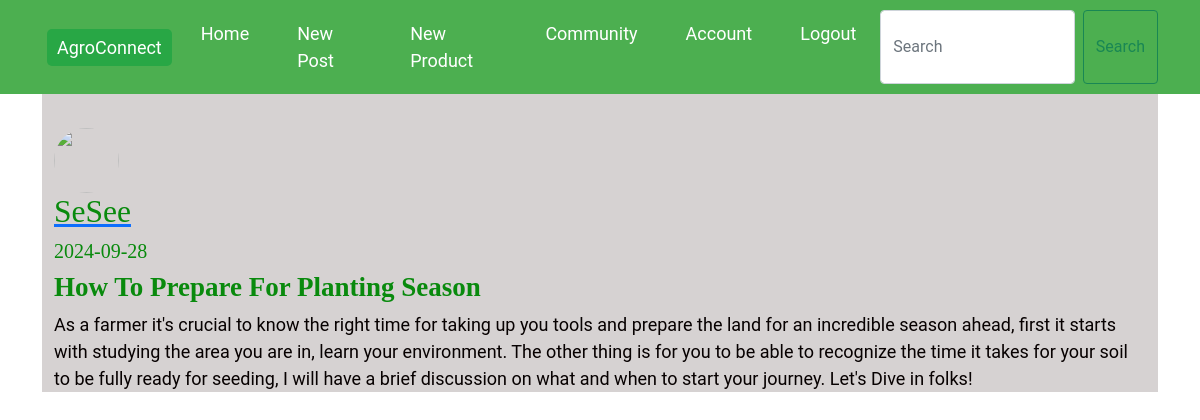
The app's page /community/1 (signed in) with its own data.
### farmblog/models.py (models this page shows, shortened)
class User(db.Model, UserMixin):
    id = db.Column(db.Integer, primary_key=True)
    username = db.Column(db.String(64), unique=True, nullable=False)
    role = db.Column(db.String(10), nullable=False, default="farmer")
    email = db.Column(db.String(120), unique=True, nullable=False)
    image_file = db.Column(db.String(50), nullable=True)
    password = db.Column(db.String(60), nullable=False)
    products = db.relationship('Products', backref='owner', lazy=True)
    posts = db.relationship('Post', backref='author', lazy=True)

class Post(db.Model):
    id = db.Column(db.Integer, primary_key=True)
    title = db.Column(db.String(20), nullable=False)
    date_posted = db.Column(db.DateTime, nullable=False, default=datetime.utcnow)
    content = db.Column(db.Text, nullable=False)
    user_id = db.Column(db.Integer, db.ForeignKey('user.id'), nullable=False)

### farmblog/routes.py (the view)
@app.route("/community/<int:post_id>")
@login_required
def post_detail(post_id):
    post = Post.query.get_or_404(post_id)
    return render_template('post_details.html', title='Details', post=post)

### farmblog/models.py (called while the page is built)
@login_manager.user_loader
def Load_user(user_id):
    return User.query.get(int(user_id))

### farmblog/templates/post_details.html (shortened to what this page needs)
{% extends "layout.html" %}
{% block content %}
<div class="mt-5 pt-5">
    <article class="media content-section">
        <img class="rounded-circle article-img" src="{{ url_for('static', filename='images/' + (post.author.image_file if post.author.image_file else 'profile_pic.jpg')) }}">
        <div class="media-body">
            <div class="article-metadata">
                <a class="mr-2" href="{{ url_for('account', username=post.author.username) }}">
                    <h4>{{ post.author.username }}</h4>
                </a>
                <small class="text-muted">
                    <h5>{{ post.date_posted.strftime('%Y-%m-%d') }}</h5>
                </small>
            </div>
            <h2 class="article-title">{{ post.title }}</h2>
            <p class="article-content">{{ post.content }}</p>
        </div>
    </article>
</div>
{% endblock content %}

### farmblog/static/main.css (style rules this page uses)
h1, h2, h3, h4, h5, h6 { font-family: 'Roboto Slab', serif; color: #098a0d; }
h2 { font-size: 1.5em; font-weight: 700; }
h4 { font-size: 1.75em; font-weight: 300; }
.article-img { height: 65px; width: 65px; margin-right: 16px; }

### records on screen
User: author.username "SeSee"
Post: date_posted "2024-09-28", title "How To Prepare For Planting Season", content "As a farmer it's crucial to know the right time for taking up you tools and prepare the land for an incredible season ahead, first it starts with studying the area you are in, learn your environment. The other thing is for you to be able to recognize the time it takes for your soil to be fully ready for seeding, I will have a brief discussion on what and when to start your journey. Let's Dive in folks!"
